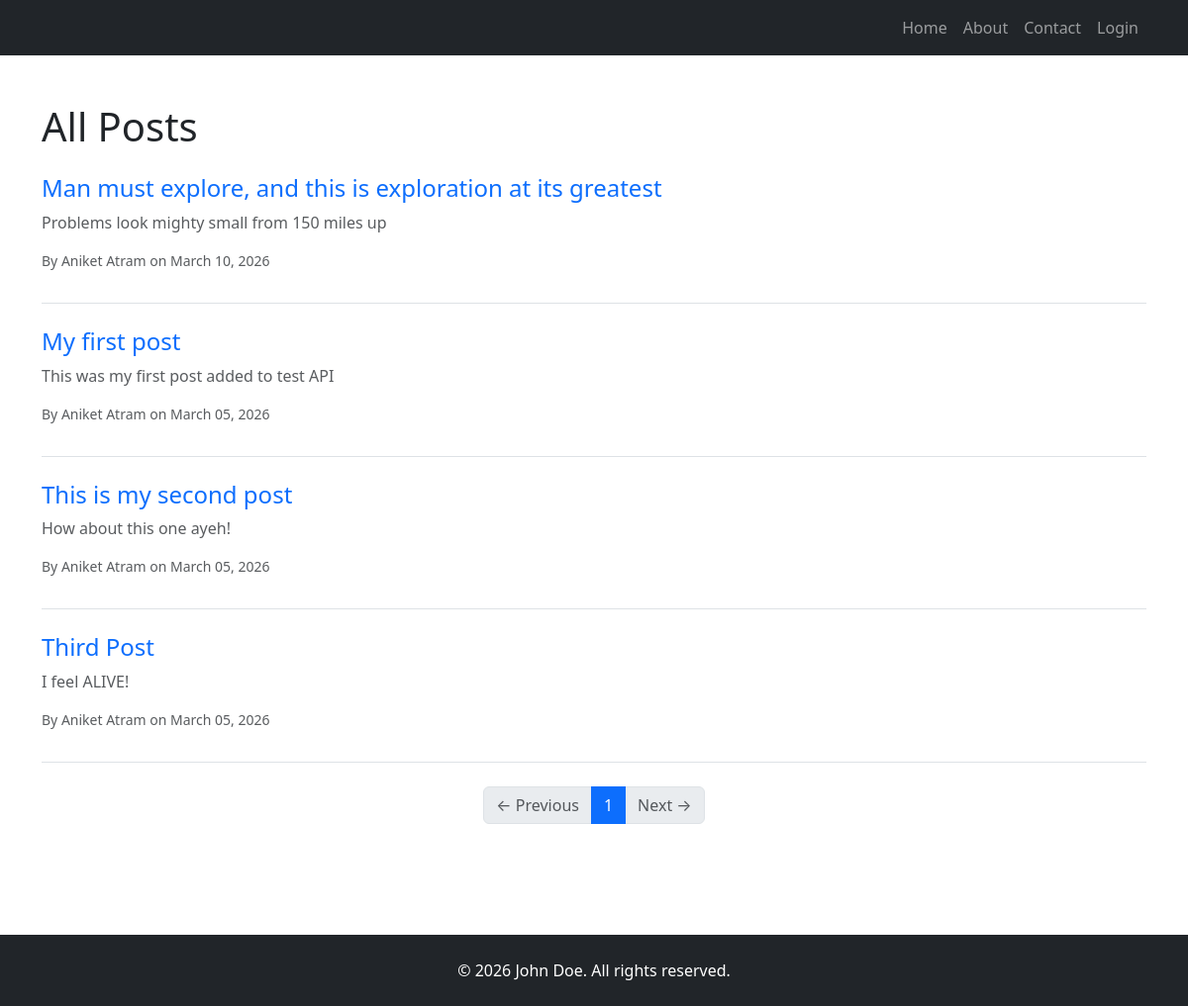
Page /all_posts on the committed database.
### app/models/post.py (models this page shows)
class Post(db.Model):
	__tablename__ = "blog_posts"
	id: Mapped[int] = mapped_column(Integer, primary_key=True)
	title: Mapped[str] = mapped_column(String(255),nullable=False)
	subtitle: Mapped[str] = mapped_column(String(255), nullable=False)
	body: Mapped[str] = mapped_column(Text, nullable=False)
	author: Mapped[str] = mapped_column(String(255), nullable=False)
	img_url: Mapped[str] = mapped_column(String(255), nullable=False)
	created_at: Mapped[datetime] = mapped_column(DateTime(timezone=True), nullable=False, server_default=func.now())
	updated_at: Mapped[datetime] = mapped_column(DateTime(timezone=True), nullable=False, server_default=func.now(), onupdate=func.now())
	comments: Mapped[list["Comment"]] = relationship(back_populates="post", cascade="all, delete-orphan", order_by="Comment.created_at.desc()")

### app/routes/posts.py (the view)
@posts_bp.route('/all_posts')
def all_posts():
    page = request.args.get('page', 1, type=int)
    posts = Post.query.order_by(Post.created_at.desc()).paginate(page=page, per_page=5)
    return render_template("all_posts.html", posts=posts)

### app/__init__.py (called while the page is built)
def create_app():
	app = Flask(__name__)
	app.config.from_object('config.Config')
	app.register_blueprint(posts_bp)
	app.register_blueprint(users_bp, url_prefix="/users")
	db.init_app(app)
	ckeditor.init_app(app)
	bootstrap.init_app(app)
	from app import models
	migrate.init_app(app, db)
	login_manager.init_app(app)
	login_manager.login_view = "users.login"
	login_manager.login_message_category = "danger"
	login_manager.login_message = "You must be logged in to access this page"
	@app.errorhandler(404)
	def page_not_found(e):
		return render_template("404.html"), 404
	@app.context_processor
	def inject_current_year():
		return {'current_year': datetime.utcnow().year}
	return app

### app/templates/all_posts.html (shortened to what this page needs)
{% extends "base.html" %}
{% block content %}
<h1 class="mb-4">All Posts</h1>
{% for post in posts.items %}
  <div class="post-preview mb-4 pb-3 border-bottom">
    <a href="{{ url_for('posts.view_post', post_id=post.id) }}" class="text-decoration-none">
      <h2 class="h4">{{ post.title }}</h2>
      <p class="text-muted">{{ post.subtitle }}</p>
    </a>
    <p class="text-muted small">By {{ post.author }} on {{ post.created_at.strftime('%B %d, %Y') }}</p>
  </div>
{% else %}
  <p>No posts to show.</p>
{% endfor %}
<nav aria-label="Post navigation">
  <ul class="pagination justify-content-center">
    {% if posts.has_prev %}
      <li class="page-item">
        <a class="page-link" href="{{ url_for('posts.all_posts', page=posts.prev_num) }}">← Previous</a>
      </li>
    {% else %}
      <li class="page-item disabled">
        <span class="page-link">← Previous</span>
      </li>
    {% endif %}
    {% for page_num in posts.iter_pages(left_edge=2, right_edge=2, left_current=2, right_current=2) %}
      {% if page_num %}
        {% if page_num == posts.page %}
          <li class="page-item active"><span class="page-link">{{ page_num }}</span></li>
        {% else %}
          <li class="page-item">
            <a class="page-link" href="{{ url_for('posts.all_posts', page=page_num) }}">{{ page_num }}</a>
          </li>
        {% endif %}
      {% else %}
        <li class="page-item disabled"><span class="page-link">…</span></li>
      {% endif %}
    {% endfor %}
    {% if posts.has_next %}
      <li class="page-item">
        <a class="page-link" href="{{ url_for('posts.all_posts', page=posts.next_num) }}">Next →</a>
      </li>
    {% else %}
      <li class="page-item disabled">
        <span class="page-link">Next →</span>
      </li>
    {% endif %}
  </ul>
</nav>
{% endblock %}

### rows in the picture
Post: title "Man must explore, and this is exploration at its greatest", subtitle "Problems look mighty small from 150 miles up", author "Aniket Atram", created_at "March 10, 2026"
Post: title "My first post", subtitle "This was my first post added to test API", author "Aniket Atram", created_at "March 05, 2026"
Post: title "This is my second post", subtitle "How about this one ayeh!", author "Aniket Atram", created_at "March 05, 2026"
Post: title "Third Post", subtitle "I feel ALIVE!", author "Aniket Atram", created_at "March 05, 2026"

### other values in the picture
{{ page_num }} "1"
